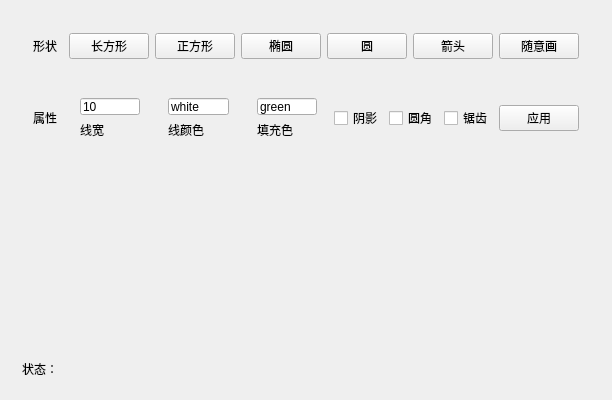
<?xml version="1.0" encoding="UTF-8"?>
<ui version="4.0">
 <class>QtDrawDemoClass</class>
 <widget class="QWidget" name="QtDrawDemoClass">
  <property name="geometry">
   <rect>
    <x>0</x>
    <y>0</y>
    <width>600</width>
    <height>400</height>
   </rect>
  </property>
  <property name="windowTitle">
   <string>QtDrawDemo</string>
  </property>
  <layout class="QVBoxLayout" name="vLayout">
   <item>
    <widget class="QWidget" name="wgtTop" native="true">
     <property name="minimumSize">
      <size>
       <width>0</width>
       <height>160</height>
      </size>
     </property>
     <property name="maximumSize">
      <size>
       <width>16777215</width>
       <height>160</height>
      </size>
     </property>
     <layout class="QVBoxLayout" name="verticalLayout_2">
      <item>
       <widget class="QWidget" name="widget" native="true">
        <layout class="QHBoxLayout" name="horizontalLayout">
         <item>
          <widget class="QLabel" name="label">
           <property name="minimumSize">
            <size>
             <width>30</width>
             <height>0</height>
            </size>
           </property>
           <property name="maximumSize">
            <size>
             <width>30</width>
             <height>16777215</height>
            </size>
           </property>
           <property name="text">
            <string>形状</string>
           </property>
          </widget>
         </item>
         <item>
          <widget class="QPushButton" name="btnRect">
           <property name="text">
            <string>长方形</string>
           </property>
          </widget>
         </item>
         <item>
          <widget class="QPushButton" name="btnSquare">
           <property name="text">
            <string>正方形</string>
           </property>
          </widget>
         </item>
         <item>
          <widget class="QPushButton" name="btnEllipse">
           <property name="text">
            <string>椭圆</string>
           </property>
          </widget>
         </item>
         <item>
          <widget class="QPushButton" name="btnCircle">
           <property name="text">
            <string>圆</string>
           </property>
          </widget>
         </item>
         <item>
          <widget class="QPushButton" name="btnArrow">
           <property name="text">
            <string>箭头</string>
           </property>
          </widget>
         </item>
         <item>
          <widget class="QPushButton" name="btnPen">
           <property name="text">
            <string>随意画</string>
           </property>
          </widget>
         </item>
        </layout>
       </widget>
      </item>
      <item>
       <widget class="QWidget" name="widget_3" native="true">
        <layout class="QHBoxLayout" name="horizontalLayout_2">
         <item>
          <widget class="QLabel" name="label_2">
           <property name="minimumSize">
            <size>
             <width>30</width>
             <height>0</height>
            </size>
           </property>
           <property name="maximumSize">
            <size>
             <width>30</width>
             <height>16777215</height>
            </size>
           </property>
           <property name="text">
            <string>属性</string>
           </property>
          </widget>
         </item>
         <item>
          <widget class="QWidget" name="widget_4" native="true">
           <layout class="QVBoxLayout" name="verticalLayout_3">
            <item>
             <widget class="QLineEdit" name="lineWidth">
              <property name="text">
               <string>10</string>
              </property>
             </widget>
            </item>
            <item>
             <widget class="QLabel" name="label_3">
              <property name="text">
               <string>线宽</string>
              </property>
             </widget>
            </item>
           </layout>
          </widget>
         </item>
         <item>
          <widget class="QWidget" name="widget_9" native="true">
           <layout class="QVBoxLayout" name="verticalLayout_8">
            <item>
             <widget class="QLineEdit" name="lineColor">
              <property name="text">
               <string>white</string>
              </property>
             </widget>
            </item>
            <item>
             <widget class="QLabel" name="label_8">
              <property name="text">
               <string>线颜色</string>
              </property>
             </widget>
            </item>
           </layout>
          </widget>
         </item>
         <item>
          <widget class="QWidget" name="widget_8" native="true">
           <layout class="QVBoxLayout" name="verticalLayout_7">
            <item>
             <widget class="QLineEdit" name="fillColor">
              <property name="text">
               <string>green</string>
              </property>
             </widget>
            </item>
            <item>
             <widget class="QLabel" name="label_7">
              <property name="text">
               <string>填充色</string>
              </property>
             </widget>
            </item>
           </layout>
          </widget>
         </item>
         <item>
          <widget class="QCheckBox" name="shadow">
           <property name="text">
            <string>阴影</string>
           </property>
          </widget>
         </item>
         <item>
          <widget class="QCheckBox" name="round">
           <property name="text">
            <string>圆角</string>
           </property>
          </widget>
         </item>
         <item>
          <widget class="QCheckBox" name="sawtooth">
           <property name="text">
            <string>锯齿</string>
           </property>
          </widget>
         </item>
         <item>
          <widget class="QPushButton" name="btnUse">
           <property name="text">
            <string>应用</string>
           </property>
          </widget>
         </item>
        </layout>
       </widget>
      </item>
     </layout>
    </widget>
   </item>
   <item>
    <widget class="QWidget" name="wgtCenter" native="true"/>
   </item>
   <item>
    <widget class="QWidget" name="wgtStatus" native="true">
     <property name="minimumSize">
      <size>
       <width>0</width>
       <height>40</height>
      </size>
     </property>
     <property name="maximumSize">
      <size>
       <width>16777215</width>
       <height>40</height>
      </size>
     </property>
     <layout class="QHBoxLayout" name="horizontalLayout_3">
      <item>
       <widget class="QLabel" name="label_4">
        <property name="text">
         <string>状态：</string>
        </property>
       </widget>
      </item>
      <item>
       <widget class="QLabel" name="labelStatus">
        <property name="text">
         <string/>
        </property>
       </widget>
      </item>
      <item>
       <spacer name="horizontalSpacer">
        <property name="orientation">
         <enum>Qt::Horizontal</enum>
        </property>
        <property name="sizeHint" stdset="0">
         <size>
          <width>513</width>
          <height>19</height>
         </size>
        </property>
       </spacer>
      </item>
     </layout>
    </widget>
   </item>
  </layout>
 </widget>
 <layoutdefault spacing="6" margin="11"/>
 <resources>
  <include location="QtDrawDemo.qrc"/>
 </resources>
 <connections/>
</ui>
